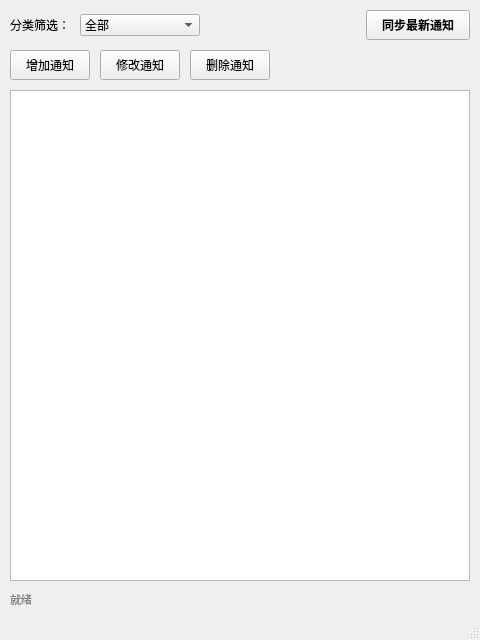
<?xml version="1.0" encoding="UTF-8"?>
<ui version="4.0">
 <class>MainWindow</class>
 <widget class="QMainWindow" name="MainWindow">
  <property name="geometry">
   <rect>
    <x>0</x>
    <y>0</y>
    <width>480</width>
    <height>640</height>
   </rect>
  </property>
  <property name="windowTitle">
   <string>校园通知推送客户端</string>
  </property>
  <widget class="QWidget" name="centralwidget">
   <layout class="QVBoxLayout" name="verticalLayout">
    <property name="spacing">
     <number>10</number>
    </property>
    <property name="leftMargin">
     <number>10</number>
    </property>
    <property name="topMargin">
     <number>10</number>
    </property>
    <property name="rightMargin">
     <number>10</number>
    </property>
    <property name="bottomMargin">
     <number>10</number>
    </property>
    
    <item>
     <layout class="QHBoxLayout" name="horizontalLayout">
      <item>
       <widget class="QLabel" name="label">
        <property name="text">
         <string>分类筛选：</string>
        </property>
       </widget>
      </item>
      <item>
       <widget class="QComboBox" name="categoryCombo">
        <property name="minimumSize">
         <size>
          <width>120</width>
          <height>0</height>
         </size>
        </property>
        <item>
         <property name="text">
          <string>全部</string>
         </property>
        </item>
        <item>
         <property name="text">
          <string>行政</string>
         </property>
        </item>
        <item>
         <property name="text">
          <string>学术</string>
         </property>
        </item>
        <item>
         <property name="text">
          <string>生活</string>
         </property>
        </item>
        <item>
         <property name="text">
          <string>艺术</string>
         </property>
        </item>
        <item>
         <property name="text">
          <string>体育</string>
         </property>
        </item>
       </widget>
      </item>
      <item>
       <spacer name="horizontalSpacer">
        <property name="orientation">
         <enum>Qt::Horizontal</enum>
        </property>
        <property name="sizeHint" stdset="0">
         <size>
          <width>40</width>
          <height>20</height>
         </size>
        </property>
       </spacer>
      </item>
      <item>
       <widget class="QPushButton" name="refreshBtn">
        <property name="text">
         <string>同步最新通知</string>
        </property>
        <property name="styleSheet">
         <string notr="true">QPushButton { padding: 5px 15px; font-weight: bold; }</string>
        </property>
       </widget>
      </item>
     </layout>
    </item>
    
    <item>
     <layout class="QHBoxLayout" name="buttonLayout">
      <item>
       <widget class="QPushButton" name="addBtn">
        <property name="text">
         <string>增加通知</string>
        </property>
        <property name="styleSheet">
         <string notr="true">QPushButton { padding: 5px 15px; }</string>
        </property>
       </widget>
      </item>
      <item>
       <widget class="QPushButton" name="editBtn">
        <property name="text">
         <string>修改通知</string>
        </property>
        <property name="styleSheet">
         <string notr="true">QPushButton { padding: 5px 15px; }</string>
        </property>
       </widget>
      </item>
      <item>
       <widget class="QPushButton" name="deleteBtn">
        <property name="text">
         <string>删除通知</string>
        </property>
        <property name="styleSheet">
         <string notr="true">QPushButton { padding: 5px 15px; }</string>
        </property>
       </widget>
      </item>
      <item>
       <spacer name="buttonSpacer">
        <property name="orientation">
         <enum>Qt::Horizontal</enum>
        </property>
        <property name="sizeHint" stdset="0">
         <size>
          <width>40</width>
          <height>20</height>
         </size>
        </property>
       </spacer>
      </item>
     </layout>
    </item>
    
    <item>
     <widget class="QListWidget" name="listWidget">
      <property name="font">
       <font>
        <pointsize>10</pointsize>
       </font>
      </property>
      <property name="alternatingRowColors">
       <bool>true</bool>
      </property>
      <property name="spacing">
       <number>2</number>
      </property>
     </widget>
    </item>
    
    <item>
     <widget class="QLabel" name="statusLabel">
      <property name="text">
       <string>就绪</string>
      </property>
      <property name="styleSheet">
       <string notr="true">color: gray; font-size: 11px;</string>
      </property>
     </widget>
    </item>
   </layout>
  </widget>
  <widget class="QStatusBar" name="statusbar"/>
 </widget>
 <resources/>
 <connections/>
</ui>
